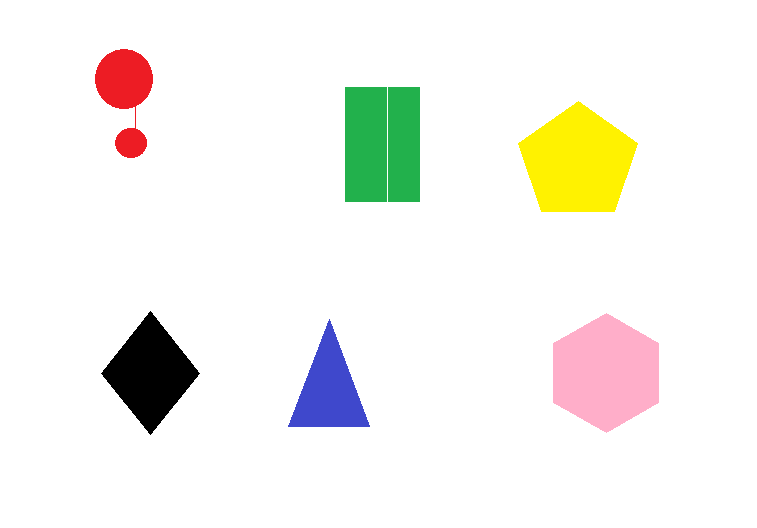
%> input picture 1.bmp, 757 x 528 px
$ octave test4.m   (GNU Octave 9; MATLAB toolbox functions it lacks are replaced by stand-ins)
%> lines starting %> are read from the running program, lines starting %| are printed output that depends on the picture; in (x1, y1, x2, y2) boxes, pixels count from 0 and x2, y2 are one past the last pixel; in counts of white or black regions, pixels touching at a corner belong together; the program's own positions count from 1
clc
clear
close all

f=imread('1.bmp');
%> f is the input picture: size 528x757x3 uint8; mean R, G, B 244.1, 243.2, 237.6
I=rgb2gray(f);
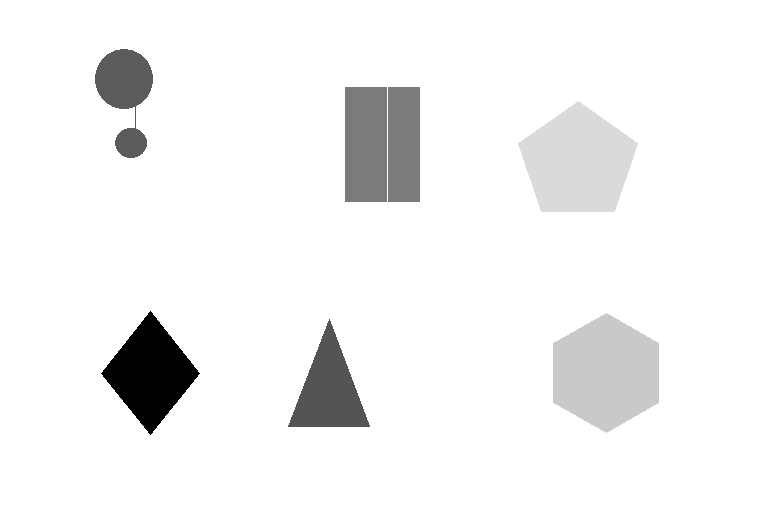
%> I: size 528x757 uint8; min 0, max 255, mean 242.8
level = graythresh(I);                 %得到合适的阈值
%> level = 0.633
bw = im2bw(I,level);                   %二值化
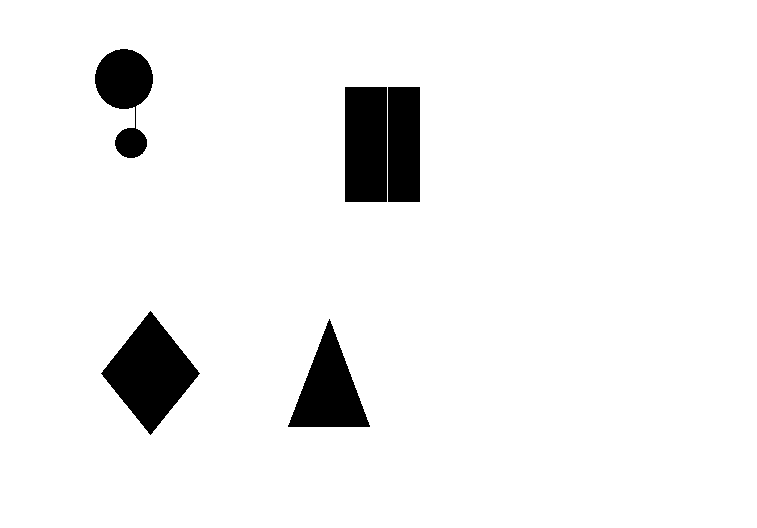
%> bw: size 528x757 logical; 94.3% white; 5 black regions, box (x1, y1, x2, y2) and area: (101, 311, 200, 435) 6150, (345, 87, 387, 202) 4830, (288, 319, 370, 427) 4482, (388, 87, 420, 202) 3680, (95, 49, 153, 158) 3495
SE = strel('square',5);                %设置膨胀结构元素
BW1 = imdilate(bw,SE);                 %膨胀
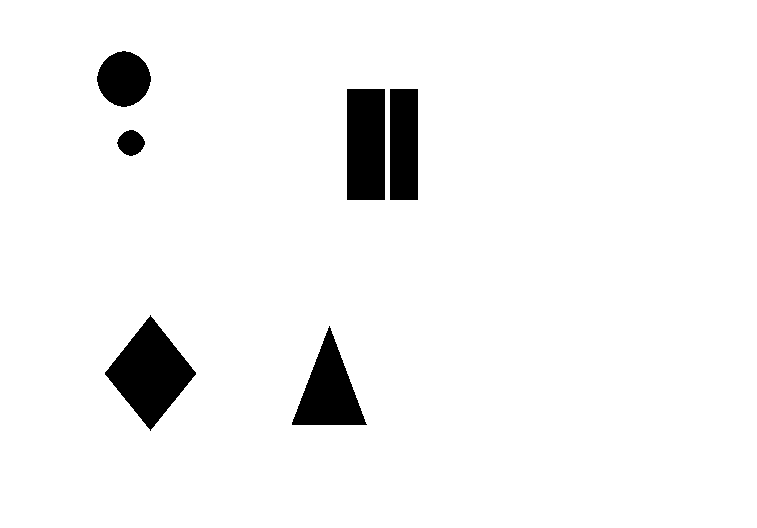
%> BW1: size 528x757 logical; 95.2% white; 6 black regions, box (x1, y1, x2, y2) and area: (105, 315, 196, 431) 5290, (347, 89, 385, 200) 4218, (292, 326, 367, 425) 3750, (390, 89, 418, 200) 3108, (97, 51, 151, 107) 2266, (117, 130, 145, 156) 520
SE1 = strel('arbitrary',eye(7));       %设置腐蚀结构元素
BW2 = imerode(bw,SE1);                 %腐蚀
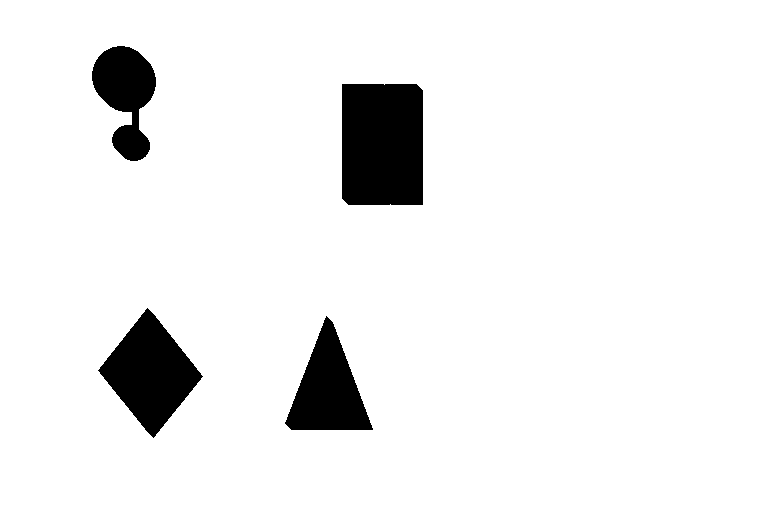
%> BW2: size 528x757 logical; 93.4% white; 4 black regions, box (x1, y1, x2, y2) and area: (342, 84, 423, 205) 9757, (98, 308, 203, 438) 6894, (285, 316, 373, 430) 5376, (92, 46, 156, 161) 4344

BW3 = bwmorph(bw, 'open',1);              %开运算
%> BW3: size 528x757 logical; 94.3% white; 4 black regions, box (x1, y1, x2, y2) and area: (345, 87, 420, 202) 8625, (101, 311, 200, 435) 6150, (288, 319, 370, 427) 4482, (95, 49, 153, 158) 3497
BW4 = bwmorph(bw, 'close',1);             %闭运算
%> BW4: size 528x757 logical; 94.3% white; 6 black regions, box (x1, y1, x2, y2) and area: (102, 312, 199, 434) 6146, (345, 87, 387, 202) 4830, (289, 321, 369, 427) 4476, (388, 87, 420, 202) 3680, (95, 49, 153, 109) 2722, (115, 128, 147, 158) 752

SE = strel('square',3);                %设置膨胀结构元素
BW3 = imopen(bw, SE);
BW4 = imclose(bw, SE);%%%我不能理解

figure
subplot(3,2,1)
imshow(I);
title('原图')
subplot(3,2,2)
imshow(bw);
title('二值化')
subplot(3,2,3)
imshow(BW1);
title('膨胀')
subplot(3,2,4)
imshow(BW2);
title('腐蚀')
subplot(3,2,5)
imshow(BW3);
title('开运算')
subplot(3,2,6)
imshow(BW4);
title('闭运算')

$ run again, with 2.jpg saved as 1.bmp
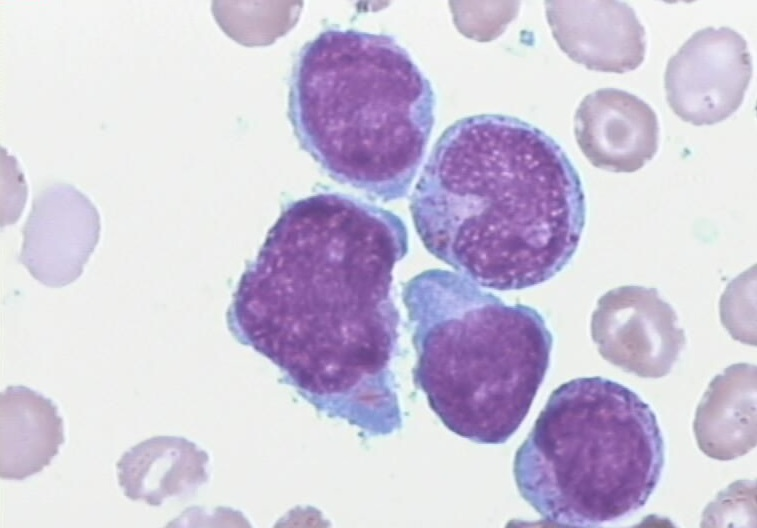
%> input picture 2.jpg, 757 x 528 px
%> f is the input picture: size 528x757x3 uint8; mean R, G, B 206.4, 198.4, 218.4
%> `I=rgb2gray(f);`:
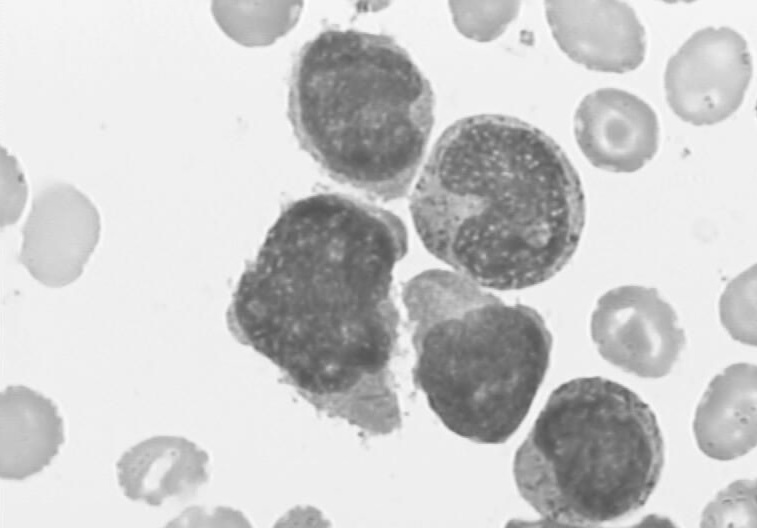
%> I: size 528x757 uint8; min 85, max 254, mean 203.1
%> level = 0.718
%> bw: size 528x757 logical; 70.4% white; 86 black regions (42 under 20 px), largest, box (x1, y1, x2, y2) and area: (403, 115, 584, 444) 38844, (227, 194, 408, 434) 28695, (289, 30, 433, 201) 17551
%> BW1: size 528x757 logical; 75% white; 57 black regions (31 under 20 px), largest, box (x1, y1, x2, y2) and area: (406, 119, 582, 442) 33930, (230, 196, 405, 431) 26571, (292, 32, 431, 198) 15815
%> BW2: size 528x757 logical; 65.8% white; 54 black regions (14 under 20 px), largest, box (x1, y1, x2, y2) and area: (286, 27, 587, 447) 61943, (224, 191, 411, 437) 30666, (502, 374, 666, 528) 18536
%> BW3: size 528x757 logical; 70.2% white; 72 black regions (31 under 20 px), largest, box (x1, y1, x2, y2) and area: (403, 115, 584, 444) 39180, (227, 194, 408, 434) 28757, (289, 30, 433, 201) 17602
%> `BW4 = bwmorph(bw, 'close',1);`:
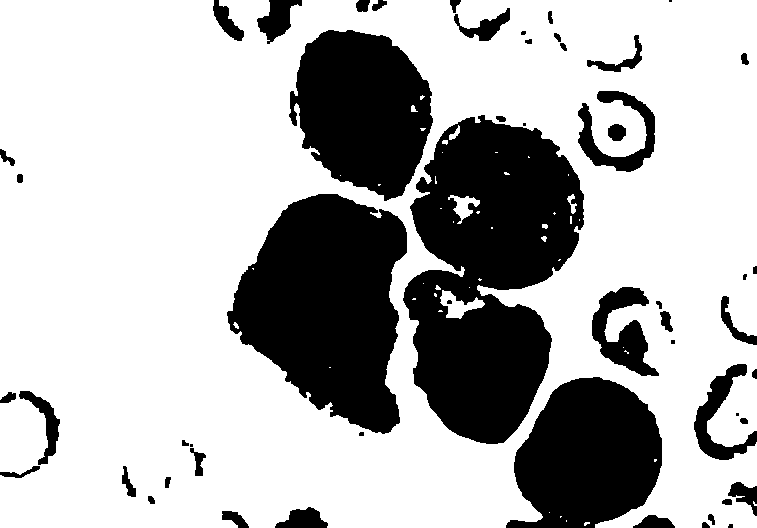
%> BW4: size 528x757 logical; 70.6% white; 54 black regions (9 under 20 px), largest, box (x1, y1, x2, y2) and area: (403, 115, 584, 444) 38755, (227, 194, 407, 434) 28666, (289, 30, 433, 201) 17534
